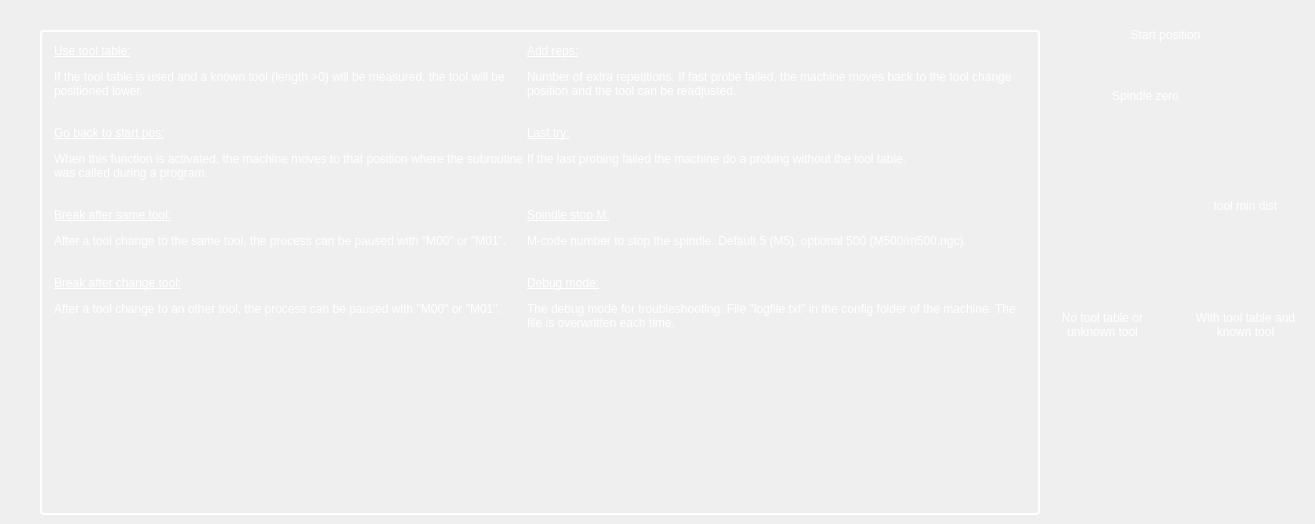
                 <widget class="QWidget" name="page_optional">
                  <widget class="QLabel" name="label_16">
                   <property name="geometry">
                    <rect>
                     <x>40</x>
                     <y>30</y>
                     <width>1000</width>
                     <height>485</height>
                    </rect>
                   </property>
                   <property name="maximumSize">
                    <size>
                     <width>1000</width>
                     <height>511</height>
                    </size>
                   </property>
                   <property name="styleSheet">
                    <string notr="true">QLabel {
    border-style: solid;
    border-color: white;
    border-width: 2px;
    border-radius: 4px;
    color: white;
    font: 14pt &quot;Bebas Kai&quot;;
    padding-right: 10px;
}</string>
                   </property>
                   <property name="text">
                    <string>&lt;html&gt;

&lt;head /&gt;

&lt;body&gt;
    &lt;table&gt;
        &lt;tr&gt;
            &lt;td&gt;
                &lt;p&gt;&lt;span style=&quot; text-decoration: underline;&quot;&gt;Use tool table:&lt;/span&gt;&lt;/p&gt;
                &lt;p&gt;If the tool table is used and a known tool (length &gt;0) will be measured, the tool will be positioned
                    lower.&lt;/p&gt;&lt;p&gt;&lt;/p&gt;
            &lt;/td&gt;
            &lt;td&gt;
                &lt;p&gt;&lt;span style=&quot; text-decoration: underline;&quot;&gt;Add reps:&lt;/span&gt;&lt;/p&gt;
                &lt;p&gt;Number of extra repetitions. If fast probe failed, the machine moves back to the tool change position
                    and the tool can be readjusted.&lt;/p&gt;&lt;p&gt;&lt;/p&gt;
            &lt;/td&gt;
        &lt;/tr&gt;
        &lt;tr&gt;
            &lt;td&gt;
                &lt;p&gt;&lt;span style=&quot; text-decoration: underline;&quot;&gt;Go back to start pos:&lt;/span&gt;&lt;/p&gt;
                &lt;p&gt;When this function is activated, the machine moves to that position where the subroutine was called
                    during a program.&lt;/p&gt;&lt;p&gt;&lt;/p&gt;
            &lt;/td&gt;
            &lt;td&gt;
                &lt;p&gt;&lt;span style=&quot; text-decoration: underline;&quot;&gt;Last try:&lt;/span&gt;&lt;/p&gt;
                &lt;p&gt;If the last probing failed the machine do a probing without the tool table.&lt;/p&gt;&lt;p&gt;&lt;/p&gt;
            &lt;/td&gt;
        &lt;/tr&gt;
        &lt;tr&gt;
            &lt;td&gt;
                &lt;p&gt;&lt;span style=&quot; text-decoration: underline;&quot;&gt;Break after same tool:&lt;/span&gt;&lt;/p&gt;
                &lt;p&gt;After a tool change to the same tool, the process can be paused with &quot;M00&quot; or &quot;M01&quot;.&lt;/p&gt;&lt;p&gt;&lt;/p&gt;
            &lt;/td&gt;
            &lt;td&gt;
                &lt;p&gt;&lt;span style=&quot; text-decoration: underline;&quot;&gt;Spindle stop M:&lt;/span&gt;&lt;/p&gt;
                &lt;p&gt;M-code number to stop the spindle. Default 5 (M5), optional 500 (M500/m500.ngc).&lt;/p&gt;&lt;p&gt;&lt;/p&gt;
            &lt;/td&gt;
        &lt;/tr&gt;
        &lt;tr&gt;
            &lt;td&gt;
                &lt;p&gt;&lt;span style=&quot; text-decoration: underline;&quot;&gt;Break after change tool:&lt;/span&gt;&lt;/p&gt;
                &lt;p&gt;After a tool change to an other tool, the process can be paused with &quot;M00&quot; or &quot;M01&quot;.&lt;/p&gt;&lt;p&gt;&lt;/p&gt;
            &lt;/td&gt;
            &lt;td&gt;
                &lt;p&gt;&lt;span style=&quot; text-decoration: underline;&quot;&gt;Debug mode:&lt;/span&gt;&lt;/p&gt;
                &lt;p&gt;The debug mode for troubleshooting. File &quot;logfile.txt&quot; in the config folder of the machine. The file
                    is overwritten each time.&lt;/p&gt;&lt;p&gt;&lt;/p&gt;
            &lt;/td&gt;
        &lt;/tr&gt;
    &lt;/table&gt;
&lt;/body&gt;

&lt;/html&gt;</string>
                   </property>
                   <property name="alignment">
                    <set>Qt::AlignLeading|Qt::AlignLeft|Qt::AlignTop</set>
                   </property>
                   <property name="wordWrap">
                    <bool>true</bool>
                   </property>
                   <property name="margin">
                    <number>10</number>
                   </property>
                   <property name="indent">
                    <number>10</number>
                   </property>
                  </widget>
                  <widget class="QLabel" name="label_141">
                   <property name="geometry">
                    <rect>
                     <x>1110</x>
                     <y>10</y>
                     <width>111</width>
                     <height>50</height>
                    </rect>
                   </property>
                   <property name="styleSheet">
                    <string notr="true">QLabel{
font: 14pt &quot;Bebas Kai&quot;;
color: white;
background: transparent;
}</string>
                   </property>
                   <property name="lineWidth">
                    <number>0</number>
                   </property>
                   <property name="text">
                    <string>Start position</string>
                   </property>
                   <property name="alignment">
                    <set>Qt::AlignCenter</set>
                   </property>
                   <property name="wordWrap">
                    <bool>true</bool>
                   </property>
                   <property name="indent">
                    <number>0</number>
                   </property>
                  </widget>
                  <widget class="QLabel" name="label_62">
                   <property name="geometry">
                    <rect>
                     <x>1047</x>
                     <y>207</y>
                     <width>171</width>
                     <height>80</height>
                    </rect>
                   </property>
                   <property name="styleSheet">
                    <string notr="true">image: url(:/images/tool_probe.png);</string>
                   </property>
                   <property name="text">
                    <string/>
                   </property>
                   <property name="scaledContents">
                    <bool>true</bool>
                   </property>
                  </widget>
                  <widget class="QLabel" name="label_63">
                   <property name="geometry">
                    <rect>
                     <x>1060</x>
                     <y>60</y>
                     <width>60</width>
                     <height>100</height>
                    </rect>
                   </property>
                   <property name="styleSheet">
                    <string notr="true">image: url(:/images/atc_spindle_tool.png);</string>
                   </property>
                   <property name="text">
                    <string/>
                   </property>
                   <property name="scaledContents">
                    <bool>true</bool>
                   </property>
                  </widget>
                  <widget class="QLabel" name="label_64">
                   <property name="geometry">
                    <rect>
                     <x>1177</x>
                     <y>102</y>
                     <width>60</width>
                     <height>100</height>
                    </rect>
                   </property>
                   <property name="styleSheet">
                    <string notr="true">image: url(:/images/atc_spindle_tool.png);</string>
                   </property>
                   <property name="text">
                    <string/>
                   </property>
                   <property name="scaledContents">
                    <bool>true</bool>
                   </property>
                  </widget>
                  <widget class="QLabel" name="label_65">
                   <property name="geometry">
                    <rect>
                     <x>1195</x>
                     <y>207</y>
                     <width>111</width>
                     <height>80</height>
                    </rect>
                   </property>
                   <property name="styleSheet">
                    <string notr="true">image: url(:/images/tool_probe.png);</string>
                   </property>
                   <property name="text">
                    <string/>
                   </property>
                   <property name="scaledContents">
                    <bool>true</bool>
                   </property>
                  </widget>
                  <widget class="QLabel" name="label_142">
                   <property name="geometry">
                    <rect>
                     <x>1047</x>
                     <y>300</y>
                     <width>111</width>
                     <height>50</height>
                    </rect>
                   </property>
                   <property name="styleSheet">
                    <string notr="true">QLabel{
font: 14pt &quot;Bebas Kai&quot;;
color: white;
background: transparent;
}</string>
                   </property>
                   <property name="lineWidth">
                    <number>0</number>
                   </property>
                   <property name="text">
                    <string>No tool table or unknown tool</string>
                   </property>
                   <property name="alignment">
                    <set>Qt::AlignCenter</set>
                   </property>
                   <property name="wordWrap">
                    <bool>true</bool>
                   </property>
                   <property name="indent">
                    <number>0</number>
                   </property>
                  </widget>
                  <widget class="QLabel" name="label_143">
                   <property name="geometry">
                    <rect>
                     <x>1190</x>
                     <y>300</y>
                     <width>111</width>
                     <height>50</height>
                    </rect>
                   </property>
                   <property name="styleSheet">
                    <string notr="true">QLabel{
font: 14pt &quot;Bebas Kai&quot;;
color: white;
background: transparent;
}</string>
                   </property>
                   <property name="lineWidth">
                    <number>0</number>
                   </property>
                   <property name="text">
                    <string>With tool table and known tool</string>
                   </property>
                   <property name="alignment">
                    <set>Qt::AlignCenter</set>
                   </property>
                   <property name="wordWrap">
                    <bool>true</bool>
                   </property>
                   <property name="indent">
                    <number>0</number>
                   </property>
                  </widget>
                  <widget class="QLabel" name="label_144">
                   <property name="geometry">
                    <rect>
                     <x>1110</x>
                     <y>80</y>
                     <width>71</width>
                     <height>31</height>
                    </rect>
                   </property>
                   <property name="styleSheet">
                    <string notr="true">QLabel{
font: 10pt &quot;Bebas Kai&quot;;
color: white;
background: transparent;
}</string>
                   </property>
                   <property name="lineWidth">
                    <number>0</number>
                   </property>
                   <property name="text">
                    <string>Spindle zero</string>
                   </property>
                   <property name="alignment">
                    <set>Qt::AlignCenter</set>
                   </property>
                   <property name="wordWrap">
                    <bool>true</bool>
                   </property>
                   <property name="indent">
                    <number>0</number>
                   </property>
                  </widget>
                  <widget class="QLabel" name="label_145">
                   <property name="geometry">
                    <rect>
                     <x>1210</x>
                     <y>190</y>
                     <width>71</width>
                     <height>31</height>
                    </rect>
                   </property>
                   <property name="styleSheet">
                    <string notr="true">QLabel{
font: 10pt &quot;Bebas Kai&quot;;
color: white;
background: transparent;
}</string>
                   </property>
                   <property name="lineWidth">
                    <number>0</number>
                   </property>
                   <property name="text">
                    <string>tool min dist</string>
                   </property>
                   <property name="alignment">
                    <set>Qt::AlignCenter</set>
                   </property>
                   <property name="wordWrap">
                    <bool>true</bool>
                   </property>
                   <property name="indent">
                    <number>0</number>
                   </property>
                  </widget>
                 </widget>
